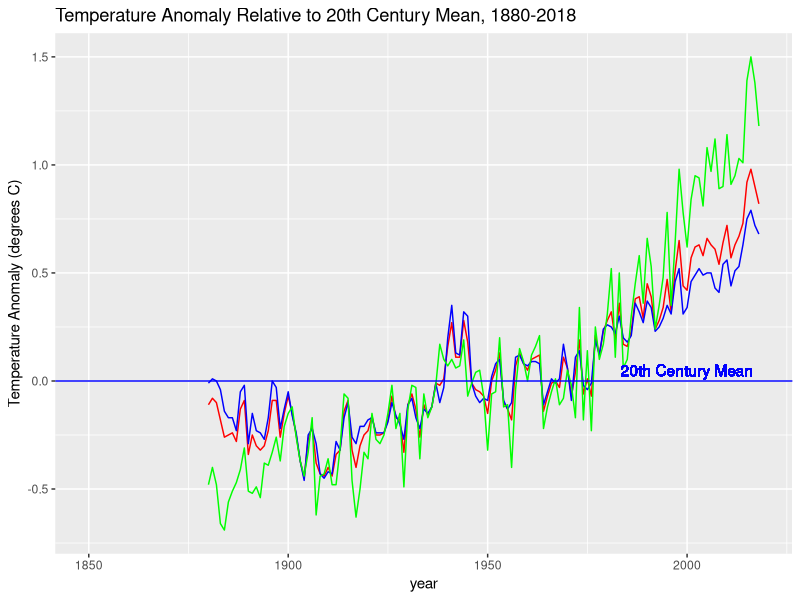
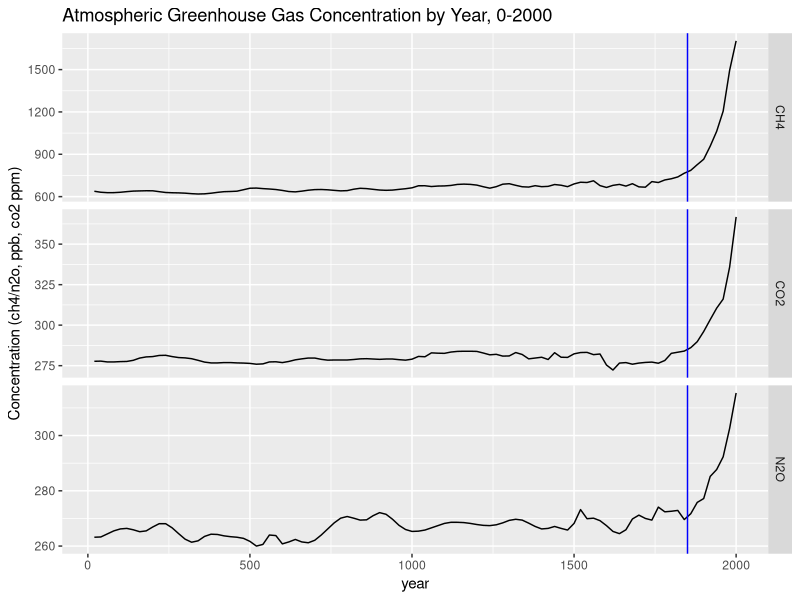
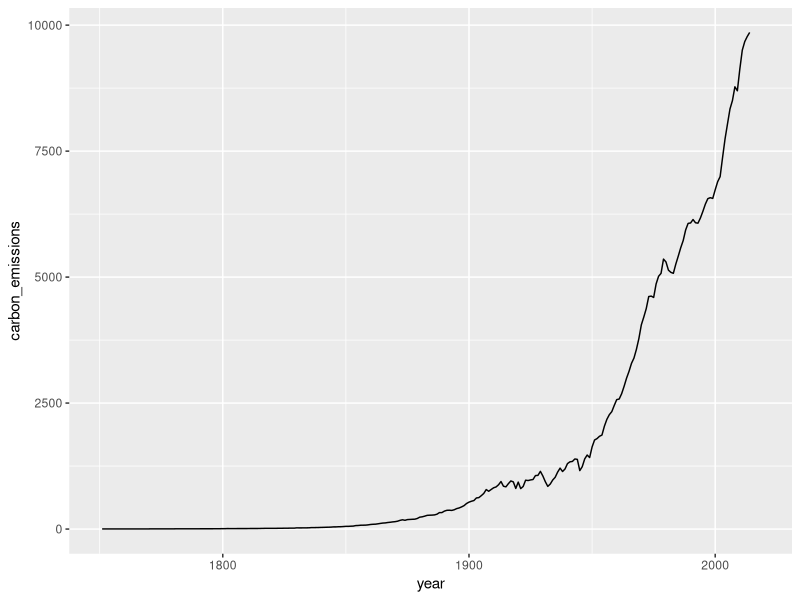
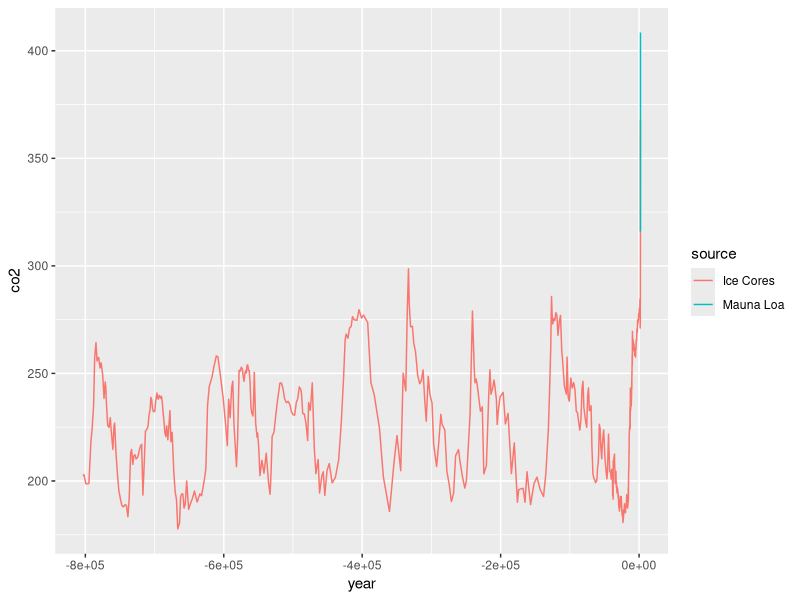
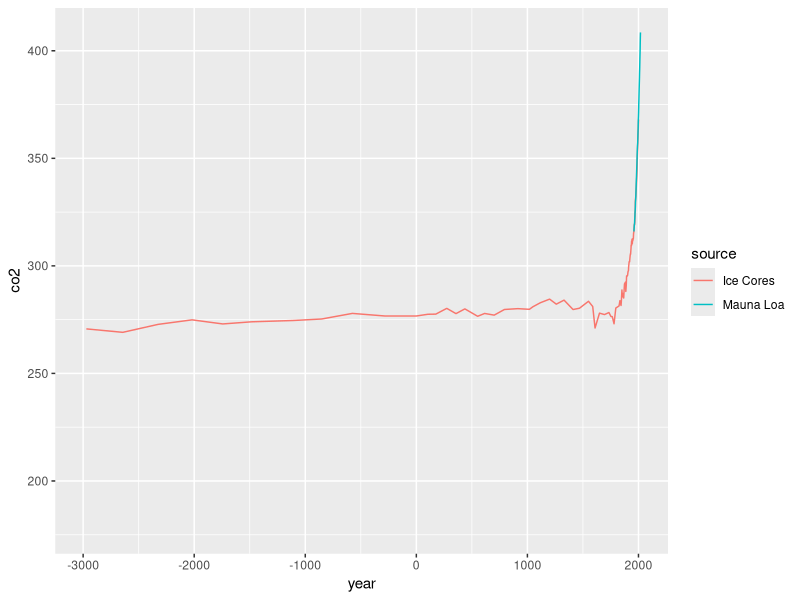

The R source for these figures, in order:
library(tidyverse)
library(dslabs)
data(temp_carbon)
data(greenhouse_gases)
data(historic_co2)

#Equivalent Syntax for determining Last Year of Reported Carbon Emissions#
temp_carbon %>%
  filter(!is.na(carbon_emissions)) %>%
  pull(year) %>%
  max()

temp_carbon %>%
  filter(!is.na(carbon_emissions)) %>%
 .$year %>%
  max()

temp_carbon %>%
  filter(!is.na(carbon_emissions)) %>%
  select(year) %>%
  max()

#Time Series Plot Modeling Temperature Anomaly#
p <- temp_carbon %>%
  ggplot() +
  geom_line(aes(year, temp_anomaly), col = "red") +
  geom_line(aes(year, ocean_anomaly), col = "blue") +
  geom_line(aes(year, land_anomaly), col = "green") +
  geom_hline(aes(yintercept = 0), col = "blue") +
  xlim(1850, 2018) +
  ylab("Temperature Anomaly (degrees C)") +
  ggtitle("Temperature Anomaly Relative to 20th Century Mean, 1880-2018") +
  geom_text(aes(x = 2000, y = 0.05, label = "20th Century Mean"), col = "blue")
p

#Plot of Greenhouse Gas Concentrations#
greenhouse_gases %>%
  ggplot(aes(year, concentration)) +
  geom_line() +
  facet_grid(gas~., scales = "free") +
  geom_vline(xintercept = 1850, col = "blue") +
  ylab("Concentration (ch4/n2o, ppb, co2 ppm)") +
  ggtitle("Atmospheric Greenhouse Gas Concentration by Year, 0-2000")

#Time Series Line Plot of Carbon Emissions#
temp_carbon %>%
  ggplot(aes(year, carbon_emissions)) +
  geom_line()

#Historic CO2 Trends#
data("historic_co2")
co2_time <- historic_co2 %>%
  ggplot(aes(year, co2, group = source)) +
  geom_line(aes(color = source))
co2_time
co2_time + xlim(-3000, 2018)
